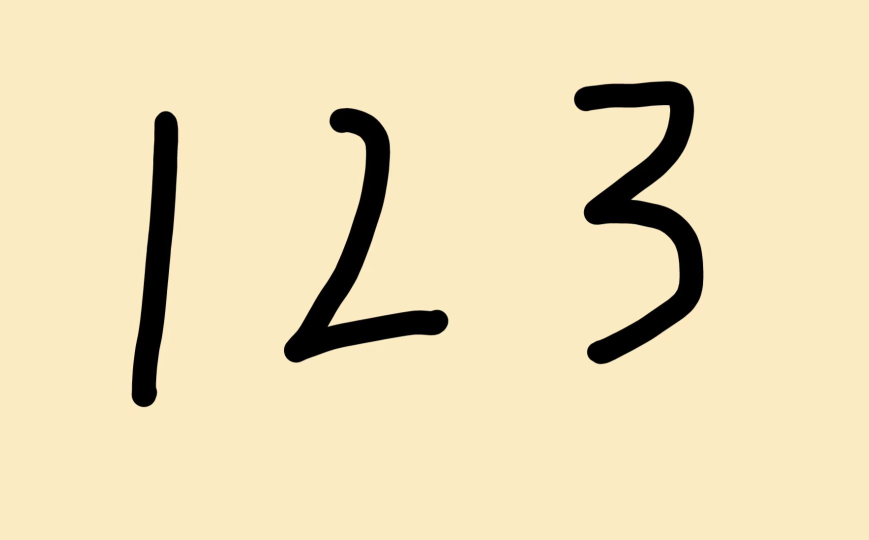
#> input picture DigitOCR_Project/data/input/1b9754f54231d884e4aa79063d05d5b5.jpg, 1738 x 1080 px (shown at 1/2 size)
$ python -i roi.py   (imports and definitions only)
#> lines starting #> are read from the running program, lines starting #| are printed output that depends on the picture; after the words box and inside, x2 and y2 are one past the last pixel; in counts of white or black regions, pixels touching at a corner belong together
#> further down, picture is the input picture: shape (1080, 1738, 3); mean B, G, R 181.9, 220.3, 234.4
"""Shared camera ROI and crop helpers."""

from __future__ import annotations

import cv2
import numpy as np

from . import config
from .state import CameraBox


def camera_roi_box(
    frame_shape: tuple[int, ...],
    *,
    width_ratio: float = config.CAMERA_ROI_WIDTH_RATIO,
    height_ratio: float = config.CAMERA_ROI_HEIGHT_RATIO,
) -> CameraBox:
    """Return the fixed centered scan box used by both preview and OCR."""
    height, width = frame_shape[:2]
    roi_width = min(width, max(48, int(round(width * width_ratio))))
    roi_height = min(height, max(48, int(round(height * height_ratio))))
    x0 = max(0, (width - roi_width) // 2)
    y0 = max(0, (height - roi_height) // 2)
    x1 = min(width, x0 + roi_width)
    y1 = min(height, y0 + roi_height)
    return x0, y0, x1, y1


def crop_camera_roi(
    frame_bgr: np.ndarray,
    roi_box: CameraBox | None = None,
    *,
    width_ratio: float = config.CAMERA_ROI_WIDTH_RATIO,
    height_ratio: float = config.CAMERA_ROI_HEIGHT_RATIO,
) -> tuple[np.ndarray, CameraBox]:
    """Crop the shared camera ROI from one frame."""
#> called with width_ratio = 0.55, height_ratio = 0.4
    box = (
        camera_roi_box(frame_bgr.shape, width_ratio=width_ratio, height_ratio=height_ratio)
        if roi_box is None
        else roi_box
    )
#> box = (391, 324, 1347, 756)
    x0, y0, x1, y1 = box
#> x0 = 391; y0 = 324; x1 = 1347; y1 = 756
    return frame_bgr[y0:y1, x0:x1].copy(), box


def camera_roi_foreground_ratio(
    frame_bgr: np.ndarray,
    roi_box: CameraBox | None = None,
    *,
    width_ratio: float = config.CAMERA_ROI_WIDTH_RATIO,
    height_ratio: float = config.CAMERA_ROI_HEIGHT_RATIO,
) -> float:
    """Estimate whether the scan box contains enough foreground detail to justify OCR."""
    roi_frame, _ = crop_camera_roi(
        frame_bgr,
        roi_box=roi_box,
        width_ratio=width_ratio,
        height_ratio=height_ratio,
    )
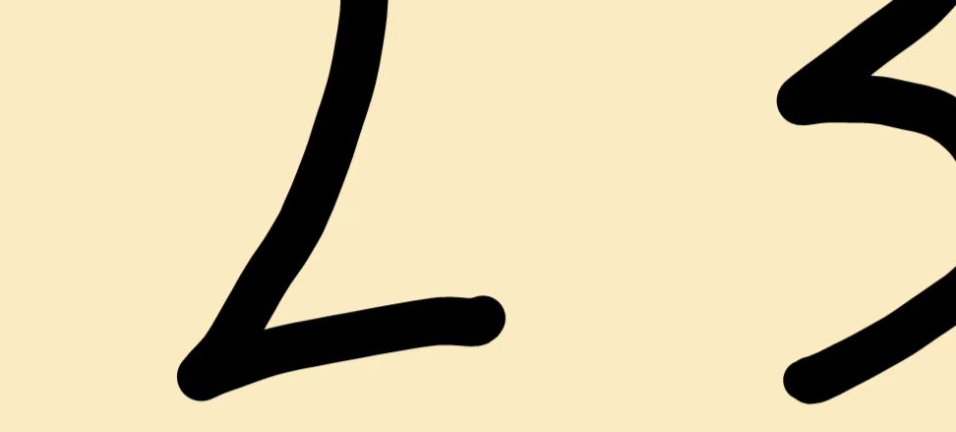
#> roi_frame: shape (432, 956, 3); mean B, G, R 167.6, 202.9, 215.9
    if roi_frame.size == 0:
        return 0.0

    gray = cv2.cvtColor(roi_frame, cv2.COLOR_BGR2GRAY)
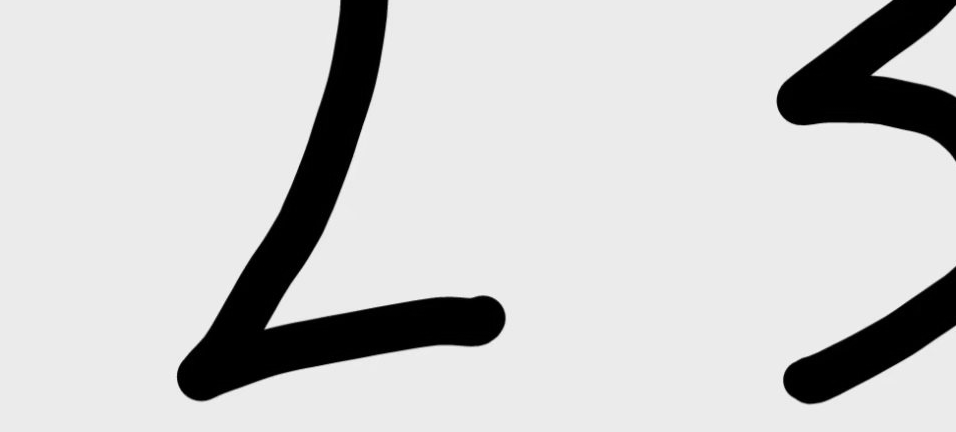
#> gray: shape (432, 956); min 0, max 247, mean 202.9
    blurred = cv2.GaussianBlur(gray, (5, 5), 0)
    background = cv2.GaussianBlur(blurred, (0, 0), sigmaX=9.0, sigmaY=9.0)
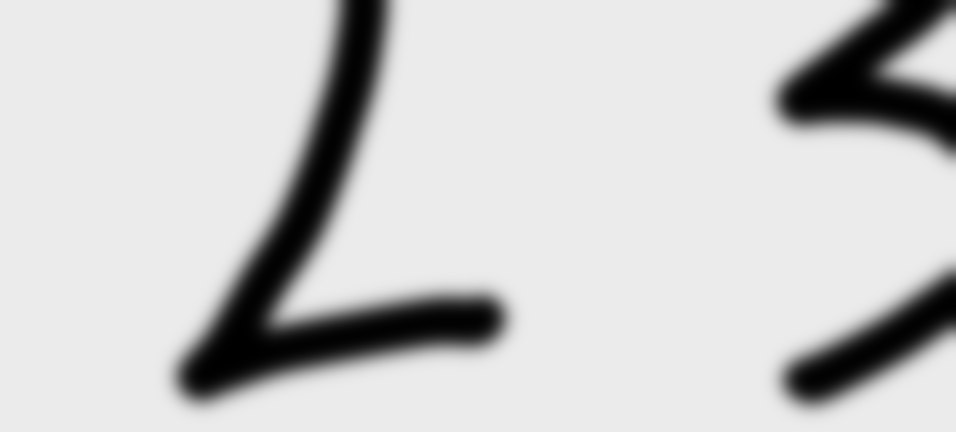
#> background: shape (432, 956); min 0, max 235, mean 202.9
    difference = cv2.absdiff(blurred, background)
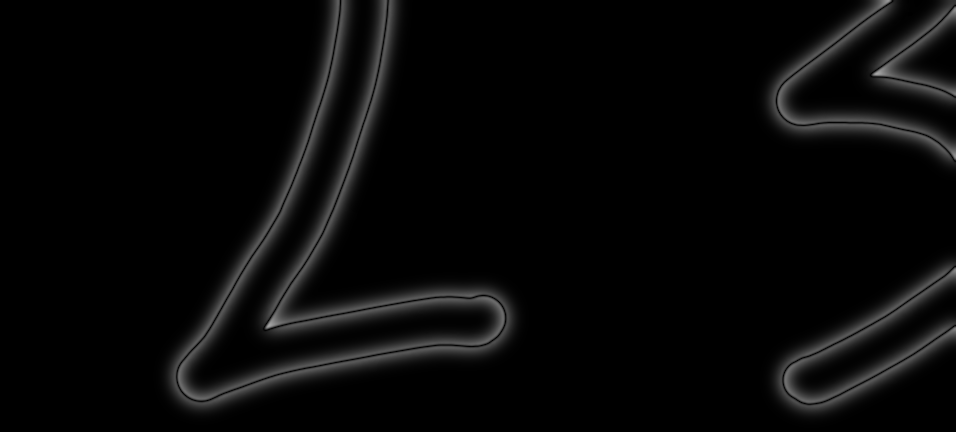
#> difference: shape (432, 956); min 0, max 166, mean 8.3
    _, mask = cv2.threshold(difference, 16, 255, cv2.THRESH_BINARY)
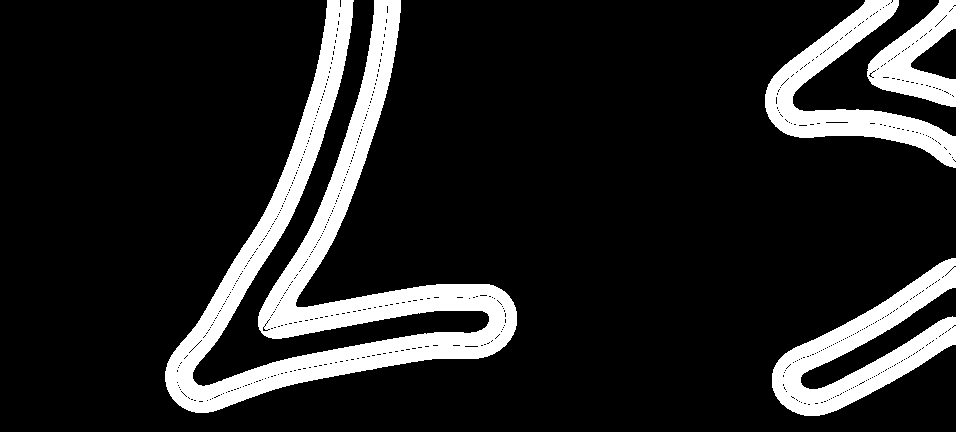
#> mask: shape (432, 956); 14.7% white; 4 white regions, box (x1, y1, x2, y2) and area: (165, 0, 517, 413) 35986, (772, 258, 956, 416) 10749, (765, 0, 956, 168) 9183, (867, 0, 956, 107) 4655
    if min(mask.shape[:2]) >= 3:
        kernel = cv2.getStructuringElement(cv2.MORPH_RECT, (3, 3))
        mask = cv2.morphologyEx(mask, cv2.MORPH_OPEN, kernel, iterations=1)
#> mask: shape (432, 956); 14.7% white; 4 white regions, box (x1, y1, x2, y2) and area: (165, 0, 517, 413) 35977, (772, 258, 956, 416) 10748, (765, 0, 956, 168) 9182, (867, 0, 956, 107) 4645
    return float(np.count_nonzero(mask)) / float(max(1, mask.size))


def camera_roi_has_foreground(
    frame_bgr: np.ndarray,
    *,
    roi_box: CameraBox | None = None,
    width_ratio: float = config.CAMERA_ROI_WIDTH_RATIO,
    height_ratio: float = config.CAMERA_ROI_HEIGHT_RATIO,
    min_ratio: float = config.CAMERA_ROI_MIN_FOREGROUND_RATIO,
) -> bool:
    """Return whether the ROI likely contains digits or strokes worth sending to OCR."""
    return camera_roi_foreground_ratio(
        frame_bgr,
        roi_box=roi_box,
        width_ratio=width_ratio,
        height_ratio=height_ratio,
    ) >= max(0.0, float(min_ratio))


def _resize_for_ocr(frame: np.ndarray, *, max_side: int) -> tuple[np.ndarray, float, float]:
    """Downscale frames before OCR and return reverse scale factors."""
    height, width = frame.shape[:2]
    longest_side = max(height, width)
    if longest_side <= max_side:
        return frame.copy(), 1.0, 1.0

    scale = max_side / float(longest_side)
    resized_width = max(1, int(round(width * scale)))
    resized_height = max(1, int(round(height * scale)))
    resized = cv2.resize(frame, (resized_width, resized_height), interpolation=cv2.INTER_AREA)
    return resized, width / float(resized_width), height / float(resized_height)


__all__ = [
    "_resize_for_ocr",
    "camera_roi_box",
    "camera_roi_foreground_ratio",
    "camera_roi_has_foreground",
    "crop_camera_roi",
]

>>> import cv2
>>> picture = cv2.imread('../data/input/1b9754f54231d884e4aa79063d05d5b5.jpg')
>>> result = camera_roi_foreground_ratio(picture)
#> result = 0.147

$ run again, on DigitOCR_Project/data/input/f5b67c7e9f5b738ed8c3f95e78d6af1d.jpg
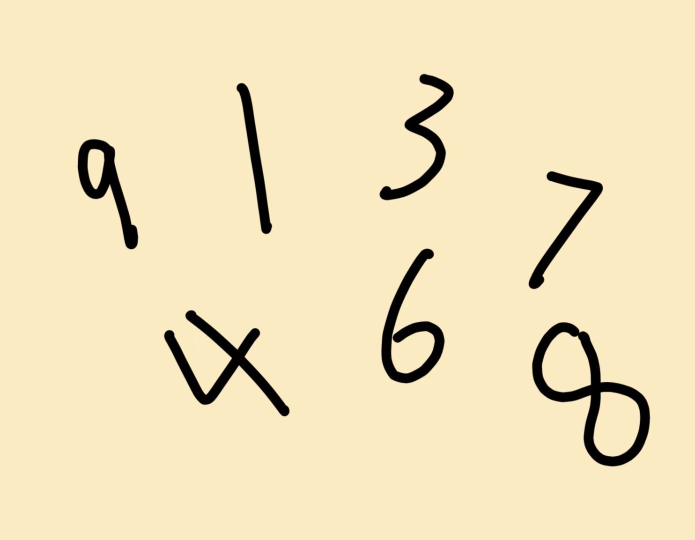
#> input picture DigitOCR_Project/data/input/f5b67c7e9f5b738ed8c3f95e78d6af1d.jpg, 1389 x 1080 px (shown at 1/2 size)
#> picture is the input picture: shape (1080, 1389, 3); mean B, G, R 185.5, 224.5, 238.9
#> in camera_roi_foreground_ratio, `background = cv2.GaussianBlur(blurred, (0, 0), sigmaX=9.0, sigmaY=9.0)`:
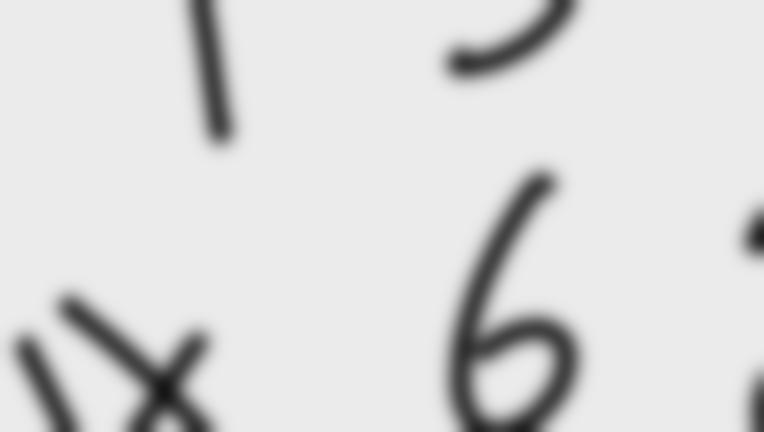
#> background: shape (432, 764); min 21, max 235, mean 217.8
#> in camera_roi_foreground_ratio, `_, mask = cv2.threshold(difference, 16, 255, cv2.THRESH_BINARY)`:
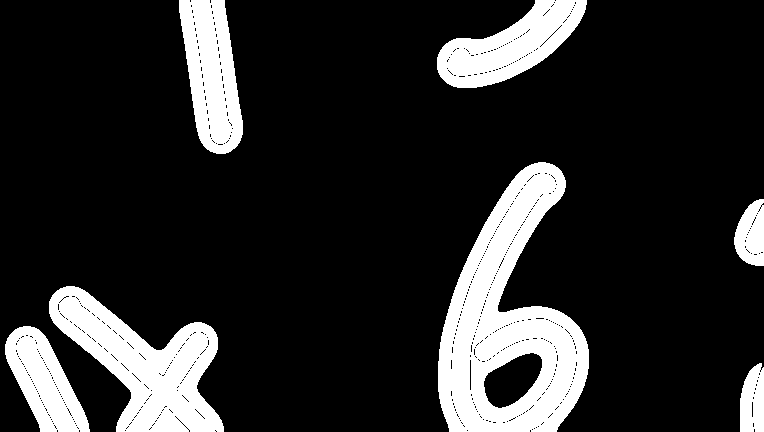
#> mask: shape (432, 764); 16.8% white; 7 white regions, largest, box (x1, y1, x2, y2) and area: (438, 162, 589, 432) 21819, (49, 286, 224, 432) 12307, (437, 0, 587, 88) 6802
#> result = 0.168
